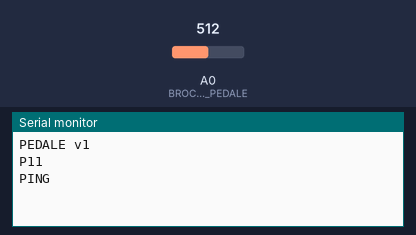
The sketch below on a simulated Arduino Uno, built with avr-gcc and run on an emulated ATmega328P. On the bench: the last lines printed to the serial monitor. Inputs (shaded band) come from the test bench; at power-on: A0 (BROCHE_PEDALE) = 512.

Above: at 1.2 s.
1.3 s: A0 (BROCHE_PEDALE) set to 440
At 2.0 s:
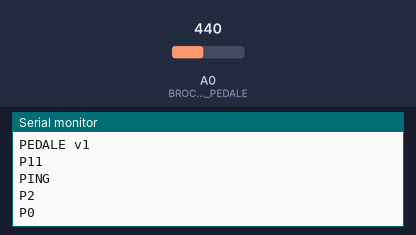
2.8 s: A0 (BROCHE_PEDALE) set to 511
At 3.7 s:
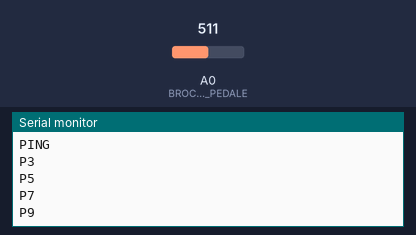
Timing chart, 0 to 5.8 s (numbered marks = the images above; inputs shaded):
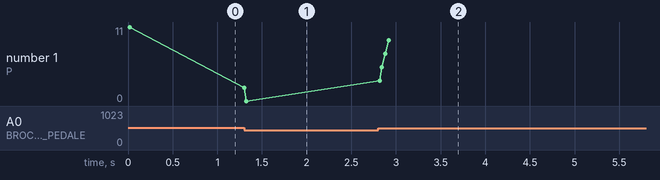

Measured:
- after the input at 1.3 s, the serial monitor: prints a new line at once (image 1)
- after the input at 2.8 s, the serial monitor: prints a new line at once (image 2)
- plotted number 1: 11 → 0 after the input at 1.3 s, 0 → 9 after the input at 2.8 s

The sketch:

pedale.ino
```cpp
/*
 * Pedale de la brodeuse Singer -- croquis Arduino Uno
 * ===================================================
 *
 * Lit un potentiometre solidaire de la pedale d'origine et envoie sa
 * position au PC par le port serie USB.
 *
 * CABLAGE
 *   potentiometre 10 kOhm lineaire
 *     extremite 1 -> 5V
 *     curseur     -> A0
 *     extremite 3 -> GND
 *
 *   Le 5 V ne pose aucun probleme ici : l'ADC de l'Uno est prevu pour.
 *   C'est sur l'ESP32 qu'il serait destructeur.
 *
 * PROTOCOLE
 *   Une ligne par mesure, envoyee seulement quand la valeur CHANGE :
 *     P0     pedale relachee
 *     P1..P100  pourcentage d'enfoncement
 *   Plus une ligne "PING" toutes les secondes, meme a l'arret.
 *
 *   Le PING est le coeur de la securite : c'est lui qui prouve que la
 *   pedale est toujours la. Si le PC cesse de le recevoir -- cable
 *   debranche, Uno plante --, il arrete la machine. Sans ce battement,
 *   une pedale muette serait indistinguable d'une pedale au repos.
 *
 * ATTENTION
 *   La pedale Singer d'origine commute du 230 V. Elle doit etre
 *   TOTALEMENT deconnectee du secteur. Seul le potentiometre, mecaniquement
 *   solidaire de sa course, est relie a l'Uno.
 */

const uint8_t BROCHE_PEDALE = A0;

// Zone morte en debut de course. Un potentiometre ne revient jamais
// exactement a zero, et une pedale au repos ne doit RIEN faire.
const int SEUIL_BAS = 450;      // sur 1023

// Marge en fin de course : on atteint 100 % avant la butee mecanique,
// pour ne pas dependre du dernier millimetre.
const int SEUIL_HAUT = 1010;

// Filtre passe-bas ASYMETRIQUE. Le cable de la pedale passe pres des
// drivers, qui rayonnent : sans lissage, la consigne tremblerait.
// Mais le relachement est un ordre d'arret : il doit passer vite.
//   montee  : douce, filtre le bruit
//   descente : franche, l'arret est detecte en un ou deux cycles
const float LISSAGE_MONTEE = 0.25;
const float LISSAGE_DESCENTE = 0.65;

// Hysteresis : on n'emet que si la valeur bouge d'au moins ce pourcentage.
// Evite d'inonder le port serie pour du bruit.
const int PAS_MINIMAL = 2;

const unsigned long PERIODE_PING_MS = 1000;
const unsigned long PERIODE_LECTURE_MS = 20;

float valeur_lissee = 0.0;
int dernier_envoye = -1;
unsigned long dernier_ping = 0;
unsigned long derniere_lecture = 0;

void setup() {
  Serial.begin(115200);
  // Premiere lecture sans lissage, pour ne pas partir de zero si la
  // pedale est deja enfoncee au branchement.
  valeur_lissee = analogRead(BROCHE_PEDALE);
  Serial.println(F("PEDALE v1"));
}

int versPourcentage(float brut) {
  if (brut <= SEUIL_BAS) return 0;
  if (brut >= SEUIL_HAUT) return 100;
  return (int)((brut - SEUIL_BAS) * 100.0 / (SEUIL_HAUT - SEUIL_BAS));
}

void loop() {
  unsigned long maintenant = millis();

  if (maintenant - derniere_lecture >= PERIODE_LECTURE_MS) {
    derniere_lecture = maintenant;

    int brut = analogRead(BROCHE_PEDALE);
    float lissage = (brut < valeur_lissee) ? LISSAGE_DESCENTE : LISSAGE_MONTEE;
    valeur_lissee += (brut - valeur_lissee) * lissage;
    int pourcent = versPourcentage(valeur_lissee);

    // Le retour a zero est TOUJOURS transmis, sans hysteresis : c'est un
    // ordre d'arret, il ne doit jamais etre retenu par un filtre.
    bool changement = (pourcent == 0 && dernier_envoye != 0)
                   || (abs(pourcent - dernier_envoye) >= PAS_MINIMAL);

    if (changement) {
      Serial.print('P');
      Serial.println(pourcent);
      dernier_envoye = pourcent;
      dernier_ping = maintenant;
    }
  }

  if (maintenant - dernier_ping >= PERIODE_PING_MS) {
    dernier_ping = maintenant;
    Serial.println(F("PING"));
  }
}
```
